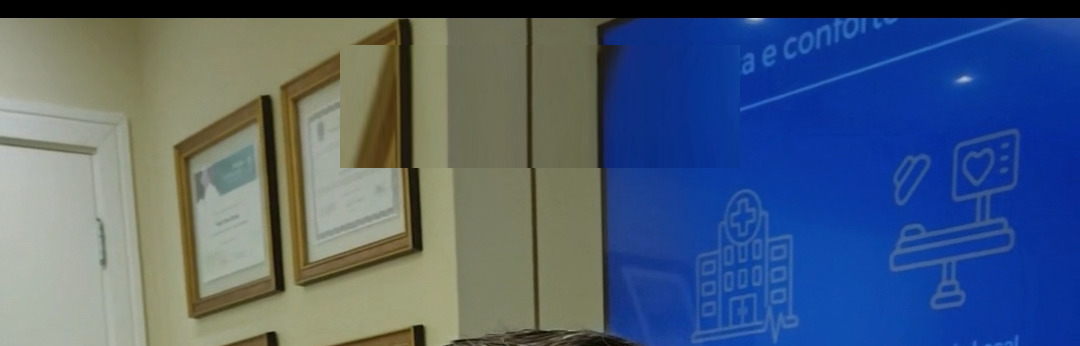
#> input picture capas/assets/fundo-consultorio.jpg, 1080 x 346 px
$ python -i gerar_capa.py   (imports and definitions only)
#> lines starting #> are read from the running program, lines starting #| are printed output that depends on the picture; after the words box and inside, x2 and y2 are one past the last pixel; in counts of white or black regions, pixels touching at a corner belong together
#!/usr/bin/env python3
"""Gera a capa vertical (1080x1920) dos videos do Dr. Tiago Franco Martins.

Uso:
    python3 gerar_capa.py --fundo estudio --saida capa.jpg
    python3 gerar_capa.py --fundo consultorio \
        --chapeu "CIRURGIA DE PÁLPEBRAS" --titulo "SEGURANÇA\nE CONFORTO"

Requer Pillow:  pip install Pillow
"""
import argparse
from pathlib import Path

from PIL import (Image, ImageChops, ImageDraw, ImageEnhance, ImageFilter,
                 ImageFont, ImageOps)

BASE = Path(__file__).resolve().parent
FUNDO_CONSULTORIO = BASE / "assets" / "fundo-consultorio.jpg"
BOLD = BASE / "fontes" / "Outfit-Bold.ttf"
REGULAR = BASE / "fontes" / "Outfit-Regular.ttf"

W, H = 1080, 1920

# A grade do Instagram corta a capa para 4:5 (1080x1350 centralizado):
# todo texto precisa caber nesta faixa para nao ser cortado no perfil.
SAFE_TOP, SAFE_BOT = (H - 1350) // 2, (H + 1350) // 2

MARGEM = 68
CONDENSAR_MIN = 0.82   # condensacao horizontal maxima do titulo
FOLGA_CABELO = 50      # respiro entre a base do titulo e o topo da cabeca
AZUL_TOPO, AZUL_BASE = (5, 24, 46), (12, 62, 102)
DESTAQUE = (94, 199, 245)

# Cada fundo carrega sua paleta de texto: destaque (barrinhas), apoio (linha da
# especialidade) e os tons usados para escurecer topo e base.
PALETA_AZUL = dict(destaque=DESTAQUE, chapeu=(198, 226, 245), apoio=(176, 208, 232),
                   sombra_base=(4, 18, 34), sombra_topo=(3, 16, 32))
PALETAS = {
    "estudio": PALETA_AZUL,
    "consultorio": PALETA_AZUL,
    "grafite": PALETA_AZUL,
    # petroleo acompanha roupas marrons: o azul-esverdeado e o complementar do
    # marrom, e o acento vira areia quente em vez de azul.
    "petroleo": dict(destaque=(240, 192, 132), chapeu=(240, 224, 202),
                     apoio=(214, 200, 180),
                     sombra_base=(5, 24, 26), sombra_topo=(4, 20, 22)),
}

# Enquadramento de cada foto. A largura passa de 1080 de proposito: nas duas
# fotos o corpo ja toca as bordas da imagem original dos ombros para baixo, entao
# a figura precisa sangrar para fora do quadro — assim o corte fica fora da capa
# em vez de virar uma linha reta nas laterais. `centro_x` alinha o ROSTO no meio
# da capa (nem sempre e o meio do recorte).
PERFIS = {
    "sueter": dict(arquivo="dr-tiago-recorte.png",
                   largura=1120, centro_x=540, topo_cabeca=610, brilho=1.06),
    # foto tirada em contraluz (janela atras): o rosto pede um brilho maior
    "camisa-azul": dict(arquivo="dr-tiago-camisa-azul.png",
                        largura=1160, centro_x=567, topo_cabeca=600, brilho=1.14),
    # nesta foto o rosto e bem maior dentro do quadro: a cabeca sobe para o
    # queixo nao encostar na assinatura, e o titulo cruza de leve o cabelo.
    "sueter-marrom": dict(arquivo="dr-tiago-sueter-marrom.png",
                          largura=1160, centro_x=510, topo_cabeca=480,
                          base_titulo=558, brilho=1.08),
}


def fonte(caminho, tamanho):
    return ImageFont.truetype(str(caminho), tamanho)


# [17 lines left out: functions degrade, brilho, not called in this run]


def vinheta(img, cor=(3, 16, 32)):
    v = Image.new("L", (W, H), 0)
    ImageDraw.Draw(v).ellipse([-280, 100, W + 280, H - 40], fill=255)
    v = v.filter(ImageFilter.GaussianBlur(210)).point(lambda p: 255 - p)
    return Image.composite(Image.new("RGB", (W, H), cor), img, v)


# [163 lines left out: functions fundo_estudio, fundo_petroleo, fundo_grafite, fundo_consultorio, camadas_pessoa, escurecer_extremos and 2 more, not called in this run]


# [15 lines not run here, left out]

>>> import cv2
>>> picture = cv2.imread('assets/fundo-consultorio.jpg', cv2.IMREAD_GRAYSCALE)
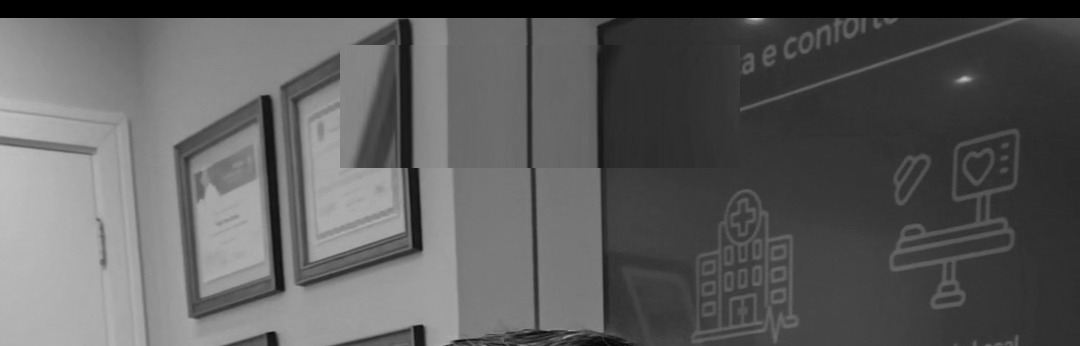
#> picture: shape (346, 1080); min 0, max 192, mean 92.6
>>> result = vinheta(picture)
#> in vinheta, `v = Image.new("L", (W, H), 0)`: v: PIL image 1080x1920 L; every value is 0
#> in vinheta, `ImageDraw.Draw(v).ellipse([-280, 100, W + 280, H - 40], fill=255)`:
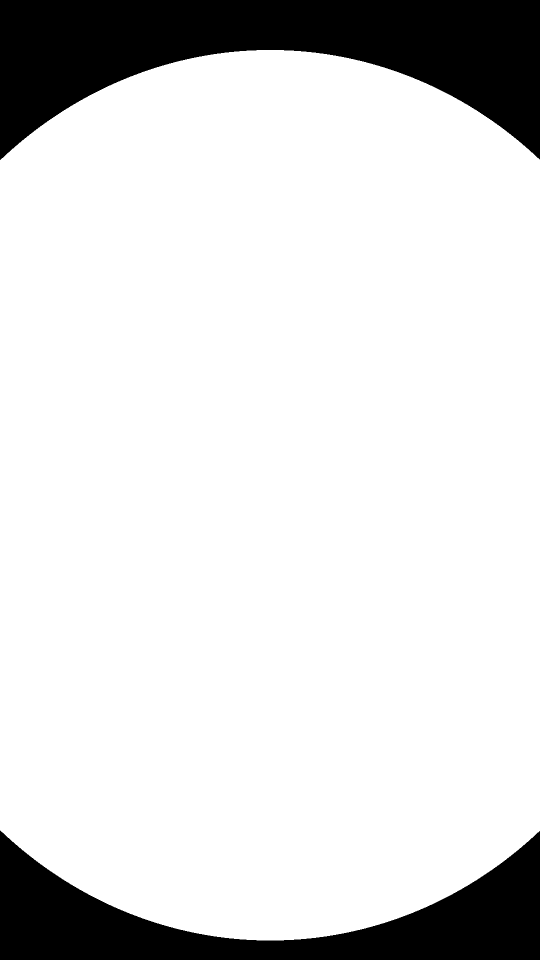
#> v: PIL image 1080x1920 L (shown at 1/2 size); 85.5% white; 2 black regions, box (x1, y1, x2, y2) and area: (0, 0, 1080, 320) 182888, (0, 1661, 1080, 1920) 117008
#> in vinheta, `v = v.filter(ImageFilter.GaussianBlur(210)).point(lambda p: 255 - p)`:
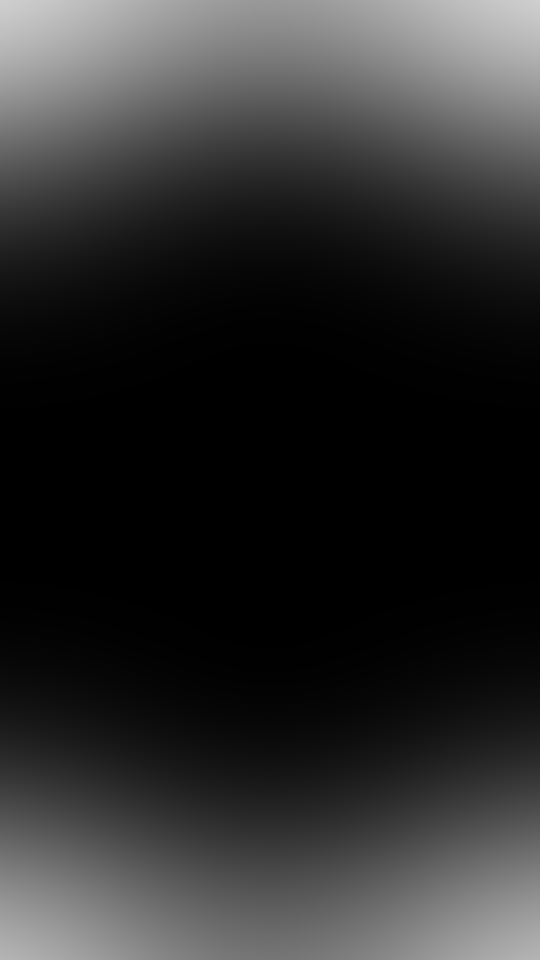
#> v: PIL image 1080x1920 L (shown at 1/2 size); min 0, max 207, mean 45.7
#> (the run stopped early here; a loop or call above may not have finished)

$ run again, on capas/2026-09-10-blefaroplastia-em-homens/capa-consultorio.jpg
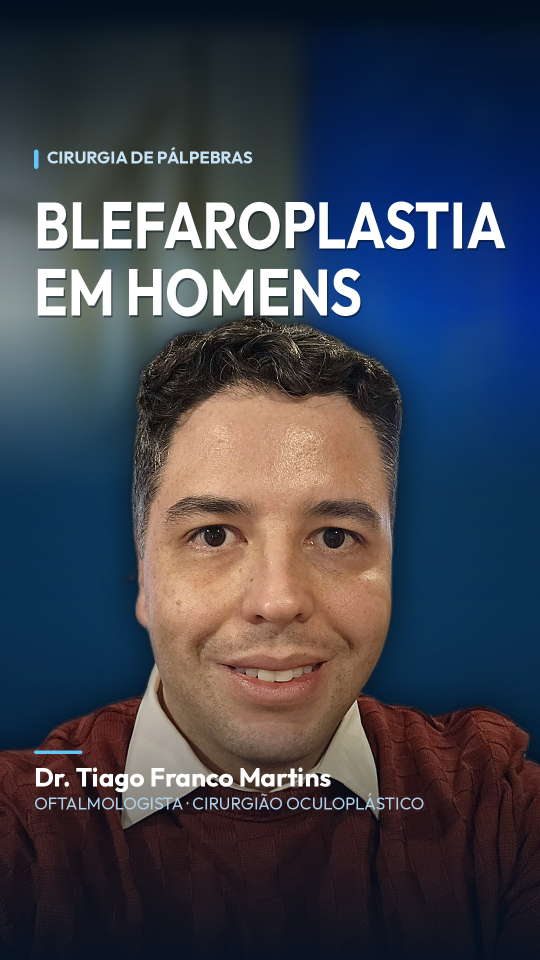
#> input picture capas/2026-09-10-blefaroplastia-em-homens/capa-consultorio.jpg, 1080 x 1920 px (shown at 1/2 size)
#> `picture = cv2.imread('assets/fundo-consultorio.jpg', cv2.IMREAD_GRAYSC..`:
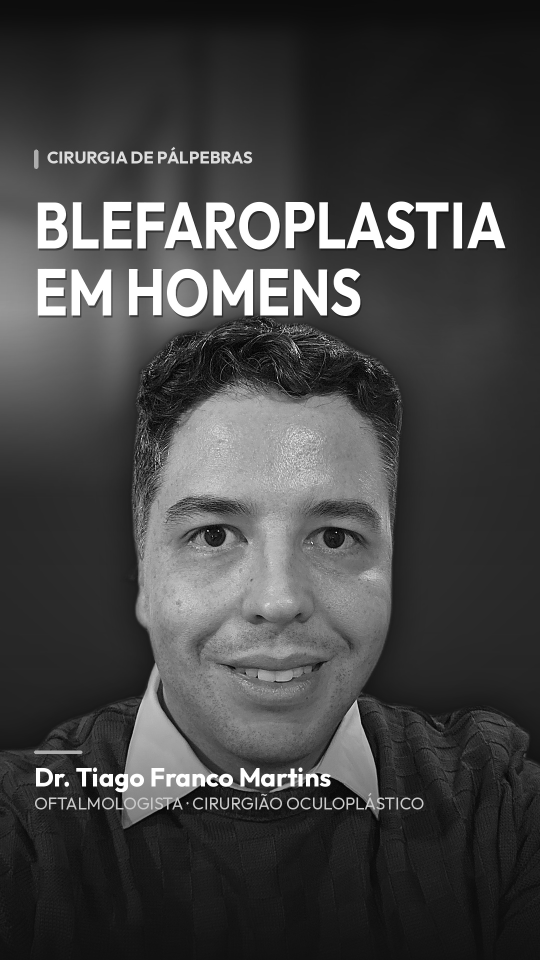
#> picture: shape (1920, 1080) (shown at 1/2 size); min 0, max 255, mean 67.4

$ run again, on capas/2026-09-10-blefaroplastia-em-homens/capa-estudio.jpg
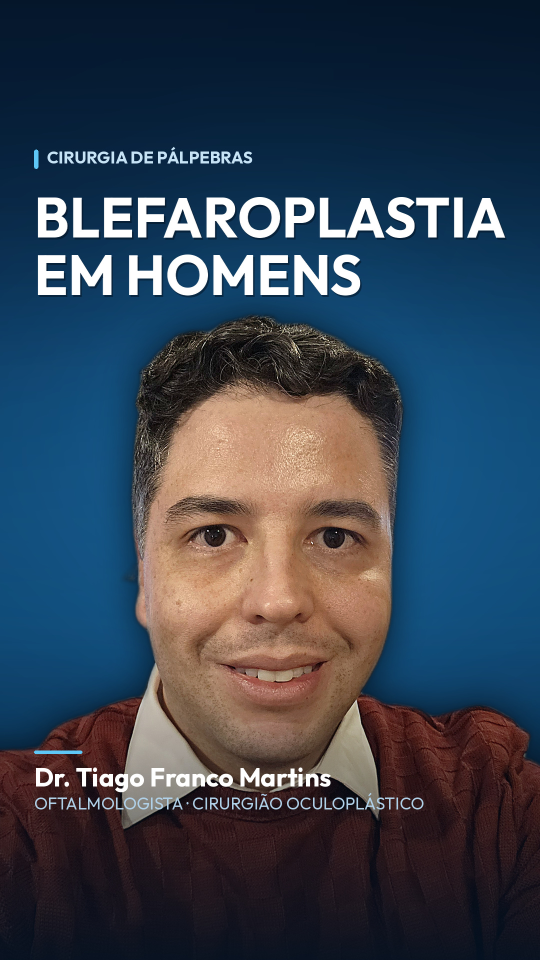
#> input picture capas/2026-09-10-blefaroplastia-em-homens/capa-estudio.jpg, 1080 x 1920 px (shown at 1/2 size)
#> `picture = cv2.imread('assets/fundo-consultorio.jpg', cv2.IMREAD_GRAYSC..`:
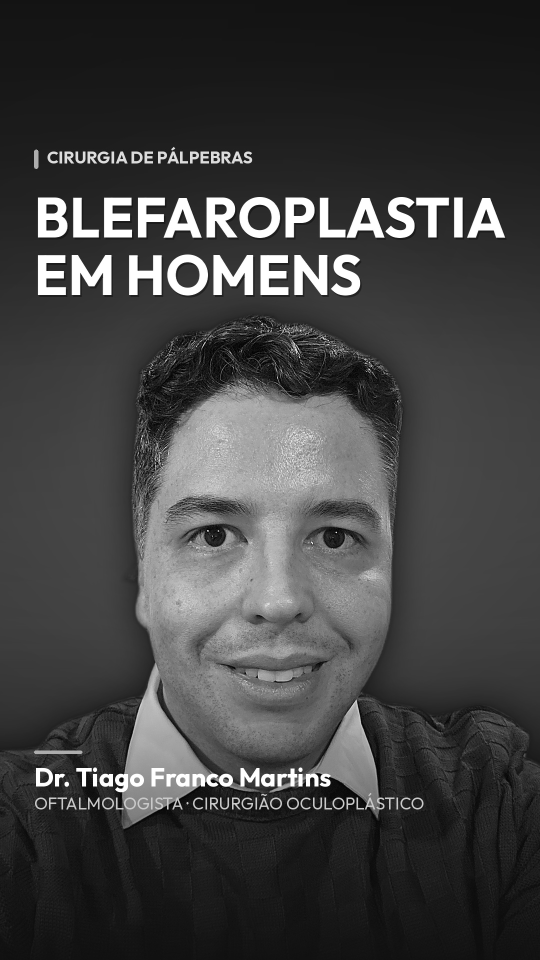
#> picture: shape (1920, 1080) (shown at 1/2 size); min 0, max 255, mean 65
